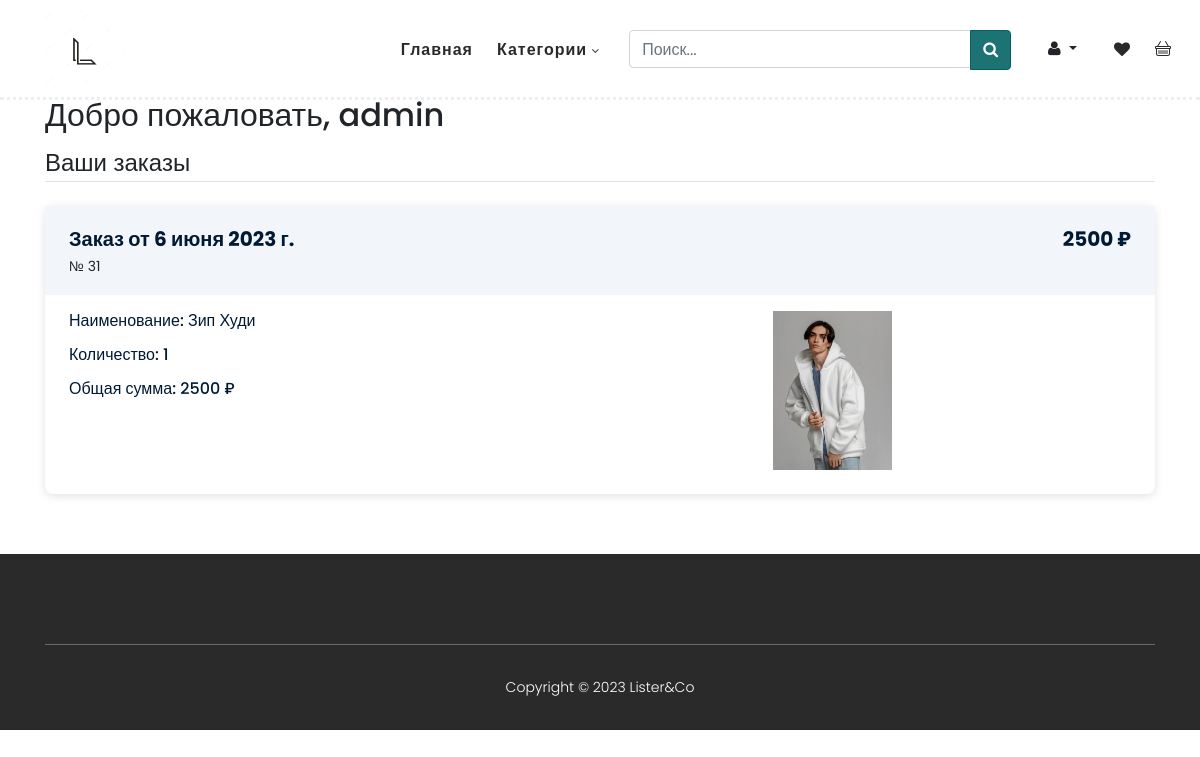
/profile/admin (signed in), run on an earlier commit of the app's database.
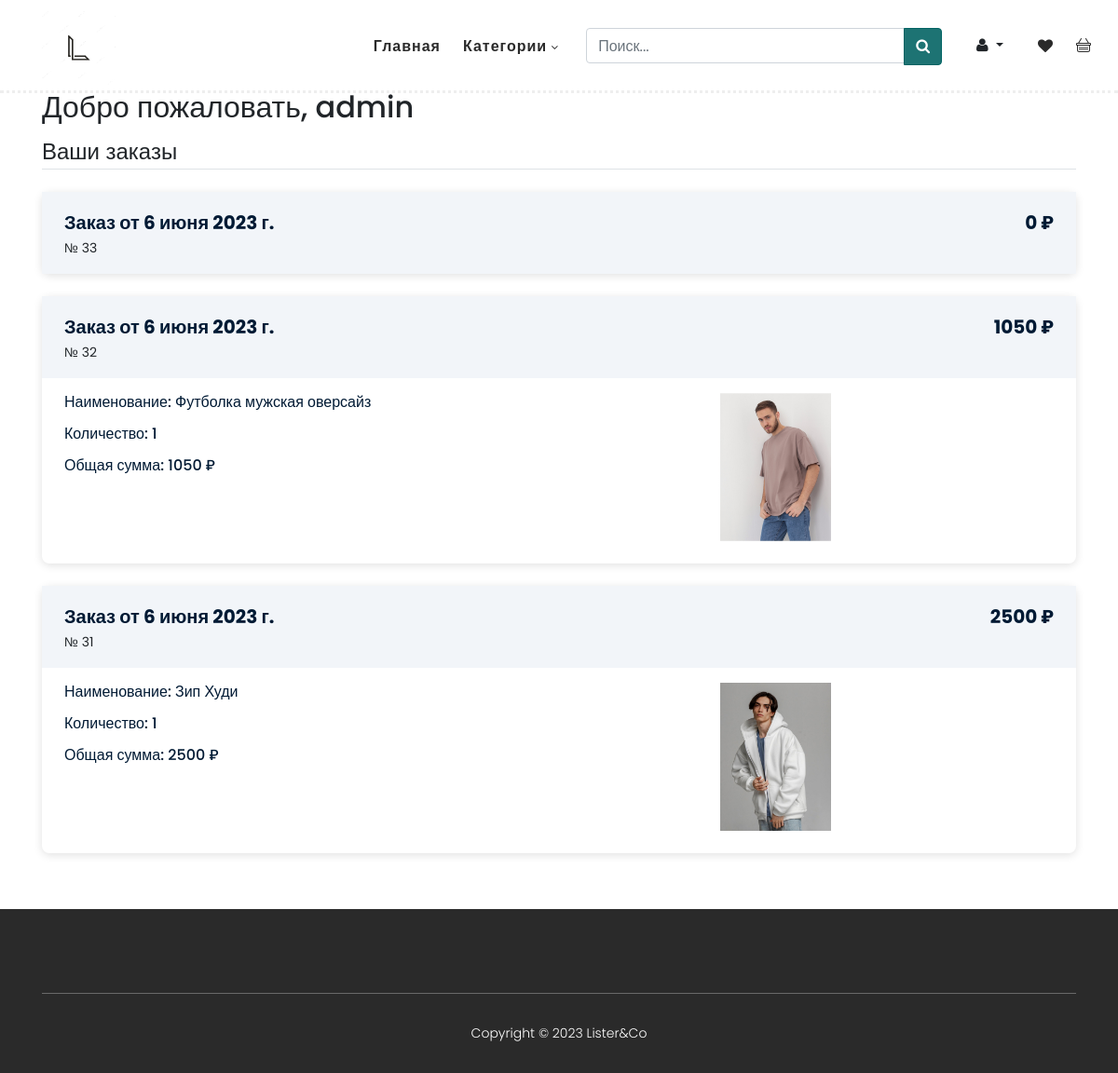
And on a later commit of the database.
### order/models.py (models this page shows, shortened)
class Order(models.Model):
    customer = models.ForeignKey(User, on_delete=models.CASCADE, related_name='orders', verbose_name='Заказы')
    time_create = models.DateField(auto_now_add=True, null=True)
    first_name = models.CharField(max_length=100, verbose_name='Имя')
    last_name = models.CharField(max_length=100, verbose_name='Фамилия')
    street = models.CharField(max_length=20, verbose_name='Улица')
    house = models.CharField(max_length=20, verbose_name='Дом')
    city = models.CharField(max_length=20, verbose_name='Город')
    region = models.CharField(max_length=20, verbose_name='Область')
    index = models.CharField(max_length=12, verbose_name='Индекс')
    country = models.CharField(max_length=20, verbose_name='Страна')
    phone_number = models.TextField(max_length=200, null=True, verbose_name='Номер телефона')
    updated = models.DateTimeField(auto_now=True)
    def get_total_cost(self):
        return sum(item.get_cost() for item in self.items.all())
    class Meta:
        verbose_name = 'Заказ'
        verbose_name_plural = 'Заказы'

class OrderItem(models.Model):
    order = models.ForeignKey(Order, related_name='items', on_delete=models.PROTECT, verbose_name='Отношение к заказу')
    product = models.ForeignKey(Product, related_name='order_items', on_delete=models.PROTECT, verbose_name='Что заказано')
    price = models.IntegerField(verbose_name='Цена')
    quantity = models.PositiveIntegerField(default=1, verbose_name='Количество')
    size = models.CharField(max_length=3, verbose_name='Размер', default='XS')
    class Meta:
        verbose_name = 'Заказанный товар'
        verbose_name_plural = 'Заказанные товары'
    def get_cost(self):
        return self.price * self.quantity

### store/models.py (models this page shows, shortened)
class Product(models.Model):
    name = models.CharField(max_length=100)
    description = models.TextField()
    materials = models.CharField(max_length=100)
    price = models.IntegerField(null=True)
    photo = models.ImageField(upload_to="photos/%Y/%m/%d", null=True)
    photo2 = models.ImageField(upload_to="photos/%Y/%m/%d", null=True)
    photo3 = models.ImageField(upload_to="photos/%Y/%m/%d", null=True)
    time_create = models.TimeField(auto_now_add=True)
    category = models.ForeignKey('Category', on_delete=models.PROTECT)
    class Meta:
        verbose_name = 'Одежда'
        verbose_name_plural = 'Одежда'

### store/views.py (the view)
# urls.py: path('profile/<username>', profile, name='profile'),
@login_required
def profile(request, username):
        user = request.user
        user_orders = reversed(Order.objects.filter(customer=request.user))
        user_order_item = OrderItem.objects.all()
        categorys = Category.objects.all()
        data = {
            'user': user,
            'user_orders': user_orders,
            'user_order_item': user_order_item,
            'title': 'Профиль',
            'categorys': categorys,
        }
        return render(request, 'store/profile.html', data)

### store/models.py (called while the page is built)
    def get_absolute_url(self):
        return reverse('category', kwargs={'cid': self.pk})

### store/templates/store/profile.html (shortened to what this page needs)
{% extends 'store/base.html' %}
{% block content %}
<section class="section" id="products">
        <div class="container successful-order">
            <h2>Добро пожаловать, {{user.username}}</h2>
            <div class="orders">
                <legend class="border-bottom mb-4">Ваши заказы</legend>
                {% if user_orders %}
                {% for o in user_orders %}
                <div class="order-detail">
                    <div class="order-info">
                        <div class="tf1">
                            <div class="mf1">
                            <span class="tf2">Заказ от {{o.time_create}}</span>
                            <span class="tf3">№ {{o.id}}</span>
                            </div>
                            <div class="t3f">
                            <span class="tf2">{{o.get_total_cost}} ₽</span>
                            </div>
                        </div>
                    </div>
                    {% for item in user_order_item %}
                    {% if item.order.id == o.id %}
                    <div class="order-details">
                        <div class="re5">
                                <div class="order-padding">
                                    <p class="e6r">Наименование: {{item.product.name}}</p>
                                    <p class="e6r">Количество: {{item.quantity}}</p>
                                    <p class="e6r">Общая сумма: {{item.get_cost}} ₽</p>
                                </div>
                                <div class="oip1">
                                    <img src="{{item.product.photo.url}}" class="order-imgg">
                                </div>
                        </div>
                        </div>
                    {% endif %}
                    {% endfor %}
                </div>
                {% endfor %}
                {% else %}
                <h2>Здесь пока ничего нет</h2>
                {% endif %}
                </div>
            </div>
</section>
{% endblock %}

What changed in the data, as far as the page shows it:
added Order: time_create "6 июня 2023 г.", id "33", get_total_cost "0"
added Order: time_create "6 июня 2023 г.", id "32", get_total_cost "1050"
added OrderItem: product.name "Футболка мужская оверсайз", quantity "1", get_cost "1050", product.photo (picture), shown under "6 июня 2023 г."
